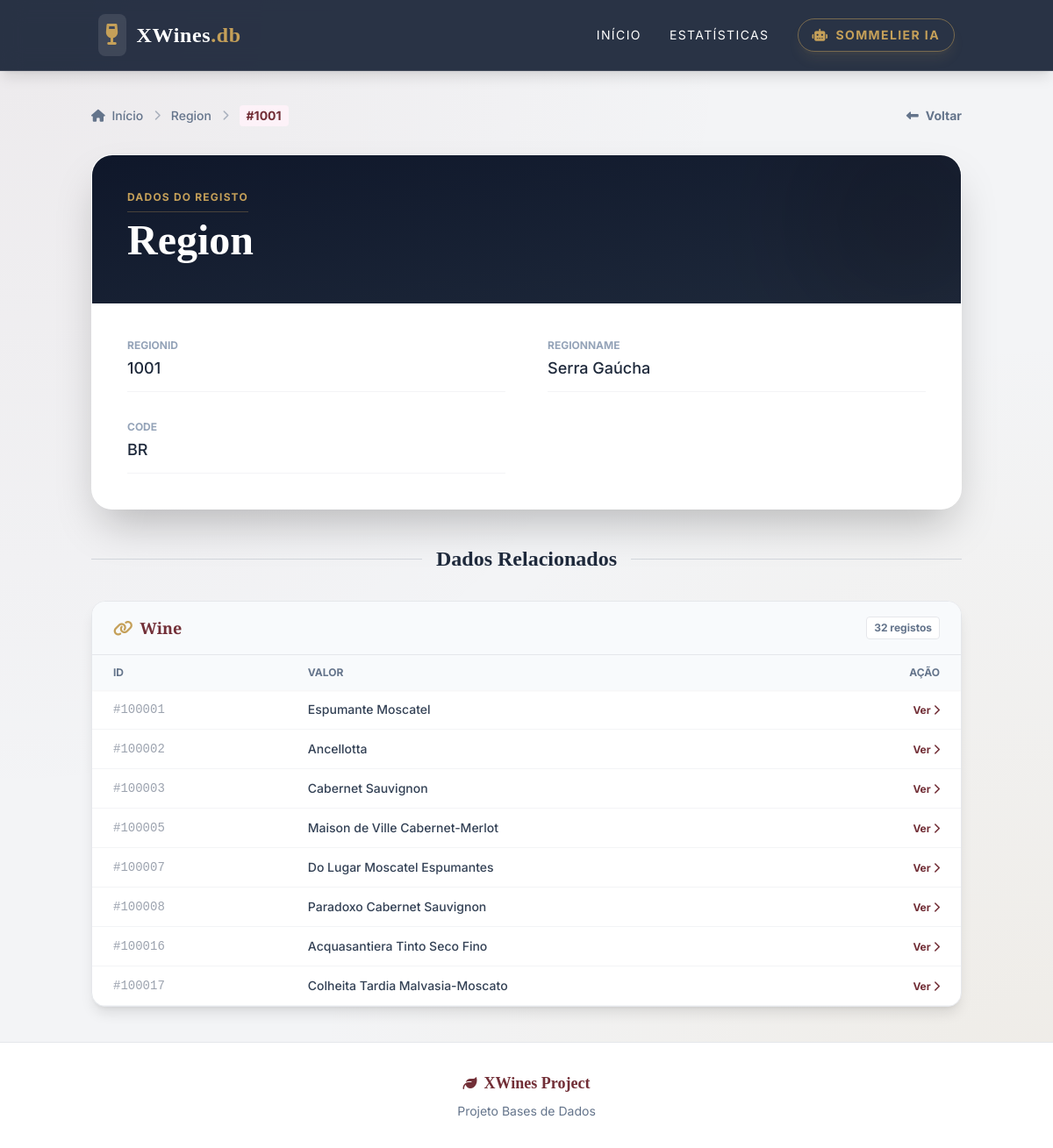
Screenshot of /Region/1001/ with the database file from the repository.
### tables this page shows
CREATE TABLE Region (
        RegionID INTEGER PRIMARY KEY,
        RegionName TEXT,
        Code TEXT,
        FOREIGN KEY (Code) REFERENCES Countries(Code)
    );

CREATE TABLE Wine (
        WineID INTEGER PRIMARY KEY,
        WineName TEXT,
        Type TEXT,
        Elaborate TEXT,
        Body TEXT,
        Acidity TEXT,
        ABV REAL,
        WineryID INTEGER,
        RegionID INTEGER,
        FOREIGN KEY (WineryID) REFERENCES Winery(WineryID),
        FOREIGN KEY (RegionID) REFERENCES Region(RegionID)
    );

### app.py (the view)
@app.route('/<table_name>/<pk_val>/')
def detail_view(table_name, pk_val):
    valid_tables = get_tables()
    if table_name not in valid_tables: abort(404)
    pk = get_primary_key(table_name)
    db = get_db()
    where_clause = "rowid = ?" if pk == 'rowid' else f"{pk} = ?"
    sel_cols = "rowid, *" if pk == 'rowid' else "*"
    query = f"SELECT {sel_cols} FROM {table_name} WHERE {where_clause}"
    cur = db.execute(query, (pk_val,))
    item = cur.fetchone()
    if item is None: abort(404)
    relations = {}
    if table_name in INVERSE_RELATIONS:
        config = INVERSE_RELATIONS[table_name]
        configs = config if isinstance(config, list) else [config]
        for rel in configs:
            try:
                rel_pk = get_primary_key(rel['table'])
                r_sel = f"rowid, *" if rel_pk == 'rowid' else "*"
                r_cur = db.execute(f"SELECT {r_sel} FROM {rel['table']} WHERE {rel['fk']} = ? LIMIT 50", (pk_val,))
                data = r_cur.fetchall()
                if data:
                    relations[rel['table']] = {'data': data, 'pk': rel_pk, 'display': rel['display']}
            except: pass
    return render_template('detail.html', table_name=table_name, item=item, pk=pk, relations=relations)

### db.py (called while the page is built)
def get_db():
    db = getattr(g, '_database', None)
    if db is None:
        if not os.path.exists(DATABASE):
            alt_path = os.path.join('app', DATABASE)
            if os.path.exists(alt_path):
                db_path = alt_path
            else:
                db_path = DATABASE
        else:
            db_path = DATABASE
        db = g._database = sqlite3.connect(db_path)
        db.row_factory = sqlite3.Row
    return db

def close_connection(exception):
    db = getattr(g, '_database', None)
    if db is not None:
        db.close()

def get_tables():
    db = get_db()
    cur = db.execute("SELECT name FROM sqlite_master WHERE type='table';")
    return [row['name'] for row in cur.fetchall()]

def get_primary_key(table):
    if table == 'Countries': return 'Code'
    if table in ['Grapes', 'Harmonize', 'Vintages']: return 'rowid'
    return f"{table}ID"

### templates/detail.html (shortened to what this page needs)
{% extends 'base.html' %}
{% block content %}
<div class="max-w-6xl mx-auto">
    <div class="flex items-center justify-between mb-8">
        <nav class="flex items-center text-sm font-medium text-slate-500">
            <a href="/" class="hover:text-wine transition"><i class="fas fa-home mr-1"></i> Início</a>
            <i class="fas fa-chevron-right mx-3 text-xs opacity-50"></i>
            <a href="/{{ table_name }}/" class="hover:text-wine transition">{{ table_name }}</a>
            <i class="fas fa-chevron-right mx-3 text-xs opacity-50"></i>
            <span class="text-wine font-bold bg-pink-50 px-2 py-0.5 rounded">#{{ item[pk] }}</span>
        </nav>
        <a href="javascript:history.back()" class="text-sm font-bold text-slate-500 hover:text-wine transition flex items-center gap-2">
            <i class="fas fa-long-arrow-alt-left"></i> Voltar
        </a>
    </div>
    <div class="bg-white rounded-3xl shadow-2xl overflow-hidden border border-white/50 mb-10">
        <div class="bg-gradient-to-br from-slate-900 to-slate-800 p-8 md:p-10 relative overflow-hidden text-white">
            <div class="absolute top-0 right-0 w-64 h-64 bg-wine rounded-full mix-blend-multiply filter blur-3xl opacity-20 -mr-16 -mt-16 animate-pulse"></div>
            <div class="relative z-10">
                <span class="text-gold font-bold tracking-widest text-xs uppercase mb-2 block border-b border-gold/30 pb-2 w-max">Dados do Registo</span>
                <h1 class="text-4xl md:text-5xl font-serif font-bold mb-2">{{ table_name }}</h1>
                {% set main_name = None %}
                {% for k in item.keys() %}
                    {% if 'Name' in k or 'Country' in k %}{% set main_name = item[k] %}{% endif %}
                {% endfor %}
            </div>
        </div>
        <div class="p-8 md:p-10 bg-white">
            <div class="grid grid-cols-1 md:grid-cols-2 gap-x-12 gap-y-8">
                {% for key in item.keys() %}
                    {% set value = item[key] %}
                    <div class="group border-b border-gray-100 pb-3">
                        <span class="block text-xs font-bold text-slate-400 uppercase mb-1">{{ key }}</span>
                        <div class="text-lg font-medium text-slate-800 break-words">
                            {% if key == 'Website' and value %}
                                <a href="{{ value }}" target="_blank" class="text-wine hover:underline flex items-center gap-2">
                                    {{ value }} <i class="fas fa-external-link-alt text-xs"></i>
                                </a>
                            {% else %}
                                {{ value }}
                            {% endif %}
                        </div>
                    </div>
                {% endfor %}
            </div>
        </div>
    </div>
    {% if relations %}
        <div class="space-y-8">
            <div class="flex items-center gap-4">
                <div class="h-px flex-grow bg-gray-300"></div>
                <h2 class="text-2xl font-serif font-bold text-slate-800">Dados Relacionados</h2>
                <div class="h-px flex-grow bg-gray-300"></div>
            </div>
            {% for rel_name, rel_info in relations.items() %}
            <div class="bg-white rounded-2xl shadow-lg border border-gray-200 overflow-hidden">
                <div class="bg-slate-50 px-6 py-4 border-b border-gray-200 flex justify-between items-center">
                    <h3 class="font-bold text-lg text-wine flex items-center gap-2">
                        <i class="fas fa-link text-gold"></i> {{ rel_name }}
                    </h3>
                    <span class="bg-white border border-gray-200 text-xs font-bold px-2 py-1 rounded text-slate-500">
                        {{ rel_info.data|length }} registos
                    </span>
                </div>
                {% if rel_info.data %}
                    <div class="max-h-[400px] overflow-y-auto custom-scrollbar">
                        <table class="w-full text-left text-sm">
                            <thead class="bg-slate-50 text-slate-500 font-semibold uppercase text-xs sticky top-0 shadow-sm">
                                <tr>
                                    <th class="px-6 py-3">ID</th>
                                    <th class="px-6 py-3">Valor</th>
                                    <th class="px-6 py-3 text-right">Ação</th>
                                </tr>
                            </thead>
                            <tbody class="divide-y divide-gray-100">
                                {% for row in rel_info.data %}
                                <tr class="hover:bg-pink-50/30 transition">
                                    <td class="px-6 py-3 font-mono text-gray-400">
                                        {% if rel_info.pk in row.keys() %} #{{ row[rel_info.pk] }} {% else %} - {% endif %}
                                    </td>
                                    <td class="px-6 py-3 font-medium text-slate-700">
                                        {% if rel_info.display in row.keys() %}
                                            {{ row[rel_info.display] }}
                                        {% else %}
                                            {{ row[0] }}
                                        {% endif %}
                                    </td>
                                    <td class="px-6 py-3 text-right">
                                        {% if rel_info.pk in row.keys() %}
                                        <a href="/{{ rel_name }}/{{ row[rel_info.pk] }}/" class="text-wine hover:text-gold font-bold text-xs">
                                            Ver <i class="fas fa-chevron-right"></i>
                                        </a>
                                        {% endif %}
                                    </td>
                                </tr>
                                {% endfor %}
                            </tbody>
                        </table>
                    </div>
                {% else %}
                    <div class="p-6 text-center text-slate-400 italic">Sem dados encontrados.</div>
                {% endif %}
            </div>
            {% endfor %}
        </div>
    {% endif %}
</div>
{% endblock %}

### static/style.css (style rules this page uses)
:root { --color-wine: #722F37; --color-wine-dark: #4a1a21; --color-gold: #c5a059; }
body { font-family: 'Inter', sans-serif; background-color: #f3f4f6; background-image: radial-gradient(at 0% 0%, rgba(114, 47, 55, 0.05) 0px, transparent 50%), radial-gradient(at 100% 100%, rgba(197, 160, 89, 0.1) 0px, transparent 50%); background-attachment: fixed; color: #1f2937; }
h1, h2, h3, .font-serif { font-family: 'Playfair Display', serif; }

### rows the page displays
Region: RegionID "1001", keys "1001" "Serra Gaúcha" "BR"
Wine: WineID "100001", WineName "Espumante Moscatel"
Wine: WineID "100002", WineName "Ancellotta"
Wine: WineID "100003", WineName "Cabernet Sauvignon"
Wine: WineID "100005", WineName "Maison de Ville Cabernet-Merlot"
Wine: WineID "100007", WineName "Do Lugar Moscatel Espumantes"
Wine: WineID "100008", WineName "Paradoxo Cabernet Sauvignon"
Wine: WineID "100016", WineName "Acquasantiera Tinto Seco Fino"
Wine: WineID "100017", WineName "Colheita Tardia Malvasia-Moscato"

### other values shown
{{ table_name }} "Region"
{{ key }} "REGIONID" "REGIONNAME" "CODE"
{{ rel_name }} "Wine"
{{ rel_info.data|length }} "32"
